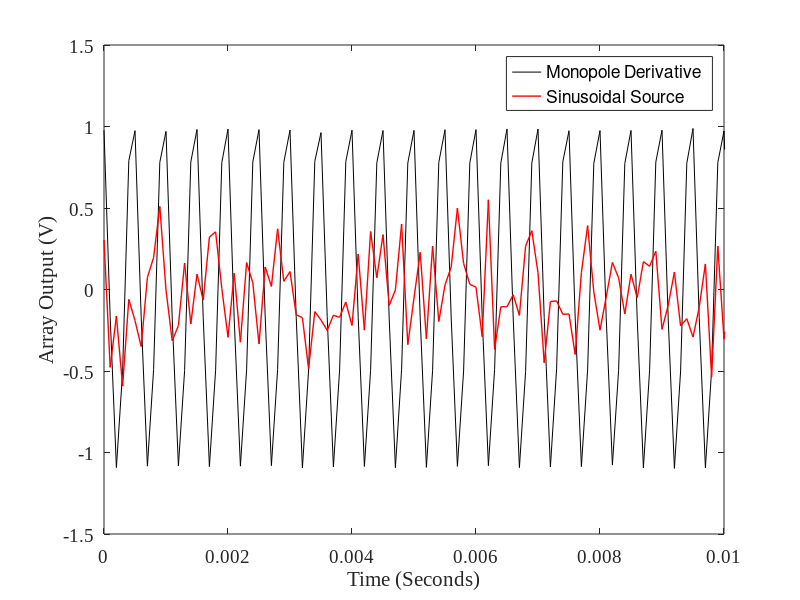

Recreate this plot in MATLAB. (Note: this script raises an error after producing the figure.)
clc; clear all; close all;

% Generate array output using 3D sound field model
% Adapted from code by J Pan 24/6/2025
% Written by L Marshall 01/08/2025
% Edited by L Marshall 04/09/2025
% Edited for organisation by L Marshall 14/11/2025

%% DEFINE INPUT VARIABLES %%

% Signal Parameters
duration = 10; %sample duration (s)
noise_level = 0.05; %noise amplitude
Q_o = 0.01; %source amplitude
f = 2000; %source frequency (Hz)

% Source Position
x_s = -1; %source x coordinate (m)
y_s = 0; %source y coordinate (m)
z_s = 0; %source z coordinate (m)

% Array Parameters
N_mics = 4; %number of microphones
% d_y = 0.02825; %spacing between array elements (m)
d_y = 0.08; %spacing between array elements (m)
x_a = 0; %array centre x coordinate (m)
z_a = 0; %array centre z coordinate (m)

% Physical Environment Parameters
c_o = 340; %speed of sound (m/s)
roh_o = 1.02; %air density at STP

% Sampling Conditions
d_t = 0.0001; %time step (s)
csv_filename = 'generatedsignal.csv';

%% INITIALISE SIGNAL CHARACTERISTICS %%

omega = f * 2 * pi; %angular frequency

%% CREATE TIME VECTOR %%

num_samples = round(duration / d_t);
time = (0:num_samples - 1) * d_t;

fprintf('Generating %d samples over %.1f seconds\n', num_samples, duration);

%% INITIALISE PRESSURE ARRAYS %%

p1 = zeros(length(time), N_mics); %monopole derivative
p2 = zeros(length(time), N_mics); %sinusoidal

%% GENERATE SIGNALS %%

fprintf('Generating signals...\n');

for k = 1:num_samples
    t1 = time(k);
    
    % Array output
    for n = 1:N_mics
        y_a = (n - (N_mics + 1)/2) * d_y;
        R_a = sqrt((x_a - x_s)^2 + (y_a - y_s)^2 + (z_a - z_s)^2);
        t = t1 - R_a / c_o;
        
        % Sinusoidal source derivative signals
        Q1_dot = Q_o * omega * cos(omega * t); %monopole derivative
        Q2_dot = Q_o * sin(omega * t); %sinusoidal source
        
        p1(k, n) = (roh_o / (4 * pi * R_a)) * Q1_dot;
        p2(k, n) = (roh_o / (4 * pi * R_a)) * Q2_dot;
    end
end

fprintf('Signal generation complete\n');

%% ADD SIMULATED NOISE %%

fprintf('Adding noise (level = %.3f)...\n', noise_level);

p1_noisy = p1 + noise_level * randn(size(p1));
p2_noisy = p2 + noise_level * randn(size(p2));

%% PLOT TIME DOMAIN SIGNALS %%

figure('Name', 'Array Output Time Domain');
plot(time, p1_noisy(:,1) / max(p1_noisy(:,1)), 'k-', ...
     time, p2_noisy(:,1) / max(p2_noisy(:,1)), 'r-', 'LineWidth', 1);
ylabel('Array Output (V)', 'FontName', 'Times New Roman', 'FontSize', 14);
xlabel('Time (Seconds)', 'FontName', 'Times New Roman', 'FontSize', 14);
legend('Monopole Derivative', 'Sinusoidal Source');
set(gca, 'FontName', 'Times New Roman', 'FontSize', 14);
xlim([0 0.01]);
ylim([-1.5 1.5]);

%% NORMALISE AND SAVE TO CSV %%

fprintf('Normalising and saving to CSV...\n');

generated_monopoles = p1_noisy ./ max(p1_noisy, [], 1);
generated_sinusoidals = p2_noisy ./ max(p2_noisy, [], 1);

results = [time(:), generated_monopoles, generated_sinusoidals];

% Save data to file
writematrix(results, csv_filename);

fprintf('Saved signal data to: %s\n', csv_filename);

%% CALCULATE DIRECTION OF ARRIVAL %%

% Array centre position
x_array = x_a;
y_array = 0;

% Vector from source to array centre
dx = x_array - x_s;
dy = y_array - y_s;

% Direction of arrival (DoA) angle in radians and degrees
theta_rad = atan2(-dy, dx); %negative dy because y-axis increases upward
theta_deg = rad2deg(theta_rad);

fprintf('Direction of Arrival (DoA): %.2f degrees\n', theta_deg);

%% PLOT ARRAY GEOMETRY %%

figure('Name', 'Array Geometry');
hold on;
grid on;
axis equal;

% Microphone positions
y_positions = (1:N_mics) - (N_mics + 1)/2;
y_positions = y_positions * d_y;
x_positions = x_a * ones(1, N_mics);

% Plot microphones
scatter(x_positions, y_positions, 80, 'b', 'filled');

% Plot source
scatter(x_s, y_s, 100, 'r', 'filled');

% Plot lines from source to each microphone
for n = 1:N_mics
    plot([x_s, x_positions(n)], [y_s, y_positions(n)], ...
        '--', 'Color', [0.6 0.6 0.6], 'LineWidth', 0.5);
end

% Axes labels and formatting
xlabel('X (m)', 'FontName', 'Times New Roman', 'FontSize', 14);
ylabel('Y (m)', 'FontName', 'Times New Roman', 'FontSize', 14);
legend('Microphones', 'Source', 'Location', 'northwest');
xlim([-0.3, 2.1]);
ylim([-0.4, 0.4]);
set(gca, 'FontName', 'Times New Roman', 'FontSize', 14);
box on;

%% DISPLAY CONFIGURATION SUMMARY %%

fprintf('\n<strong>Linear Array Configuration</strong>\n');
fprintf('Number of microphones: %d\n', N_mics);
fprintf('Microphone spacing (d_y): %.3f m\n', d_y);
fprintf('Source frequency: %d Hz\n', f);
fprintf('Wavelength: %.3f m\n', c_o / f);
fprintf('d_y/wavelength ratio: %.3f\n', d_y / (c_o / f));
fprintf('Source position: (%.3f, %.3f, %.3f) m\n', x_s, y_s, z_s);


%% PLOT ARRAY GEOMETRY - CONFERENCE FIGURE %%

figure('Name', 'ULA Geometry', 'Color', 'w', ...
    'Position', [100 100 560 420]);

ax = axes;
set(ax, 'Color', 'w', 'Box', 'on', 'LineWidth', 1.2, ...
    'FontName', 'Times New Roman', 'FontSize', 12);
hold on; grid on;

% Microphone positions
y_positions = (N_mics:-1:1) - (N_mics + 1)/2;
y_positions = y_positions * d_y;
x_positions = x_a * ones(1, N_mics);

% Plot dashed lines from source to each microphone
for n = 1:N_mics
    plot([x_s, x_positions(n)], [y_s, y_positions(n)], ...
        '--', 'Color', [0.7 0.7 0.7], 'LineWidth', 0.5, ...
        'HandleVisibility', 'off');
end

% Plot microphones as filled squares
scatter(x_positions, y_positions, 80, 'bs', 'filled', ...
    'DisplayName', 'MEMS Microphone');

% Plot source as filled triangle
scatter(x_s, y_s, 120, 'r^', 'filled', ...
    'MarkerEdgeColor', 'k', ...
    'DisplayName', sprintf('Source (%d Hz)', f));

% Microphone labels
label_offset_x = 0.04;
mic_labels = arrayfun(@(n) sprintf('M_%d', n), 1:N_mics, 'UniformOutput', false);
for n = 1:N_mics
    text(x_positions(n) + label_offset_x, y_positions(n), ...
         ['$' mic_labels{n} '$'], ...
         'Interpreter', 'latex', ...
         'FontName', 'Times New Roman', 'FontSize', 10, ...
         'HorizontalAlignment', 'left', ...
         'VerticalAlignment', 'middle');
end

% Axis labels
xlabel('$x$ (m)', 'Interpreter', 'latex', 'FontSize', 14);
ylabel('$y$ (m)', 'Interpreter', 'latex', 'FontSize', 14);

% Legend
legend('Location', 'northwest', 'FontName', 'Times New Roman', ...
    'FontSize', 11, 'Box', 'on');

set(gca, 'FontName', 'Times New Roman', 'FontSize', 12);

% Set axis limits BEFORE annotation coordinate conversion
x_pad = 0.15;
y_pad = 0.05;
xlim([x_s - x_pad, x_a + 0.25]);
ylim([min(y_positions) - y_pad, max(y_positions) + y_pad]);
axis equal;

% Force MATLAB to finalise all axis scaling before reading positions
drawnow; pause(0.05);

% Annotation x position (just right of microphone labels)
annotation_x = x_a + 0.13;

% y positions for M1 and M2 only
y1 = y_positions(1); % bottom microphone
y2 = y_positions(2); % one above

% Read axis properties AFTER axis equal and limits are applied
ax_pos = get(ax, 'Position');
xl = xlim(ax);
yl = ylim(ax);

% Convert data coordinates to normalised figure coordinates
x_norm  = ax_pos(1) + ax_pos(3) * (annotation_x - xl(1)) / (xl(2) - xl(1));
y1_norm = ax_pos(2) + ax_pos(4) * (y1 - yl(1)) / (yl(2) - yl(1));
y2_norm = ax_pos(2) + ax_pos(4) * (y2 - yl(1)) / (yl(2) - yl(1));

% Clamp to valid figure range
x_norm  = max(0.01, min(0.99, x_norm));
y1_norm = max(0.01, min(0.99, y1_norm));
y2_norm = max(0.01, min(0.99, y2_norm));
% 
% % Draw double-headed arrow
% annotation('doublearrow', ...
%     [x_norm, x_norm], [y1_norm, y2_norm], ...
%     'LineWidth', 0.9, ...
%     'Head1Style', 'vback2', ...
%     'Head2Style', 'vback2', ...
%     'Head1Width', 5, ...
%     'Head2Width', 5);
% 
% % Delta label
% text(annotation_x + 0.02, (y1 + y2)/2, '$\delta$', ...
%     'Interpreter', 'latex', ...
%     'FontName', 'Times New Roman', 'FontSize', 11, ...
%     'HorizontalAlignment', 'left', 'VerticalAlignment', 'middle');
